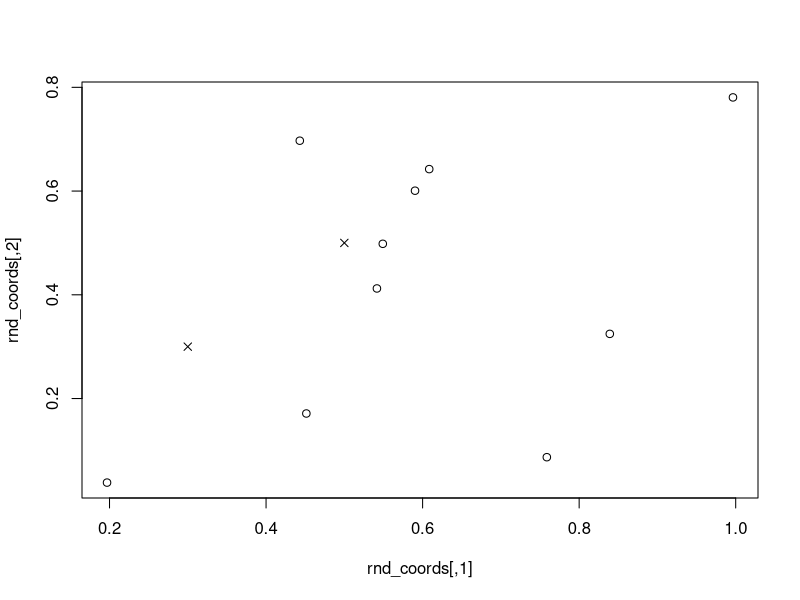
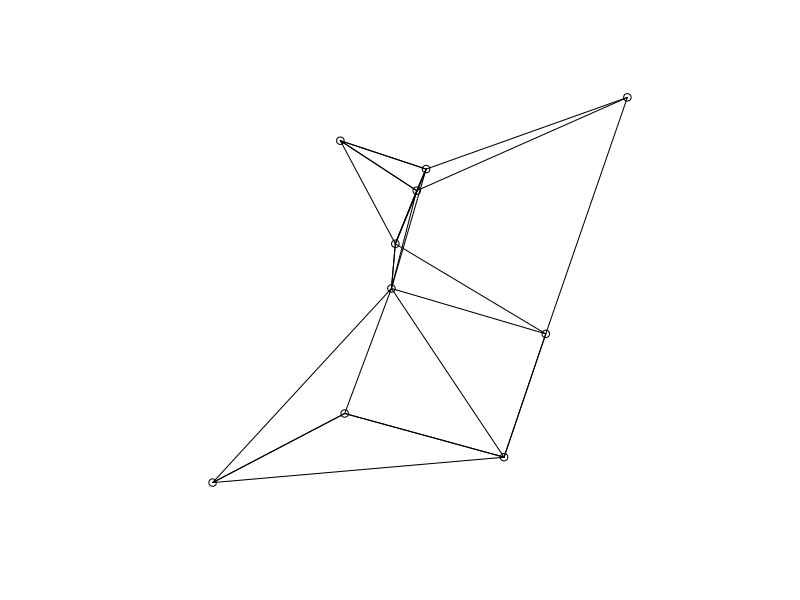
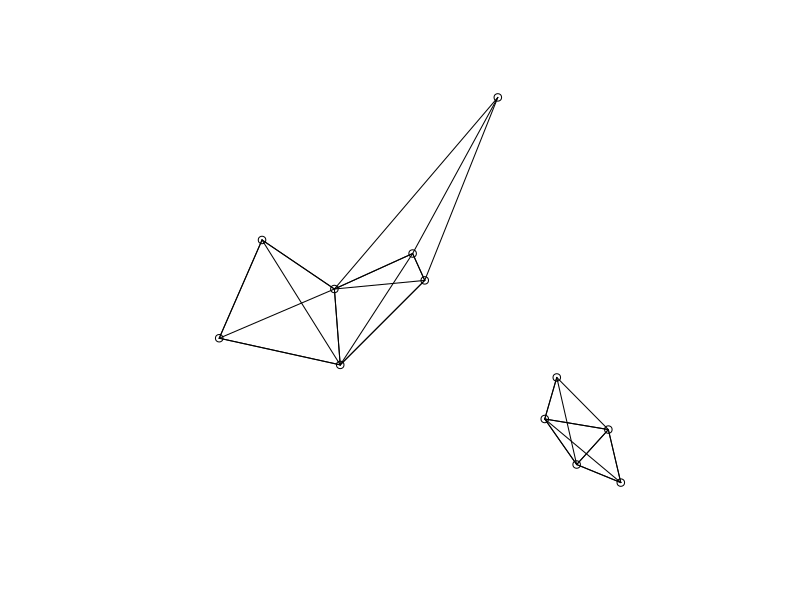

Write R code to recreate these figures, in order. (Note: this script raises an error after producing the figures.)
library(spdep)

rnd_coords <- matrix(runif(2*10),ncol = 2)

star_point <- rbind(c(0.3,0.3),c(0.5,0.5))

plot(rnd_coords)
points(star_point,pch = 4)

knn_res <- knearneigh(rnd_coords,3)

plot(knn2nb(knn_res),rnd_coords)

nn_mat <- nb2mat(knn2nb(knn_res))

rnd_coords_new <- rbind(matrix(runif(2*10),ncol = 2),star_point)

knn_res_new <- knearneigh(rnd_coords_new,3)

plot(knn2nb(knn_res_new),rnd_coords_new)

nn_mat_new <- nb2mat(knn2nb(knn_res_new))

idxs <- seq(nrow(rnd_coords_new) - nrow(star_point) +1 ,nrow(rnd_coords_new))

aux <- apply(nn_mat_new[idxs,] != 0,1,which)

for(i in seq_len(ncol(aux))){
  print(rnd_coords[aux[,i],])
}


# gotta use loops in the beginning. otherwise if the newest points are close together, we cant use them in the prediction
